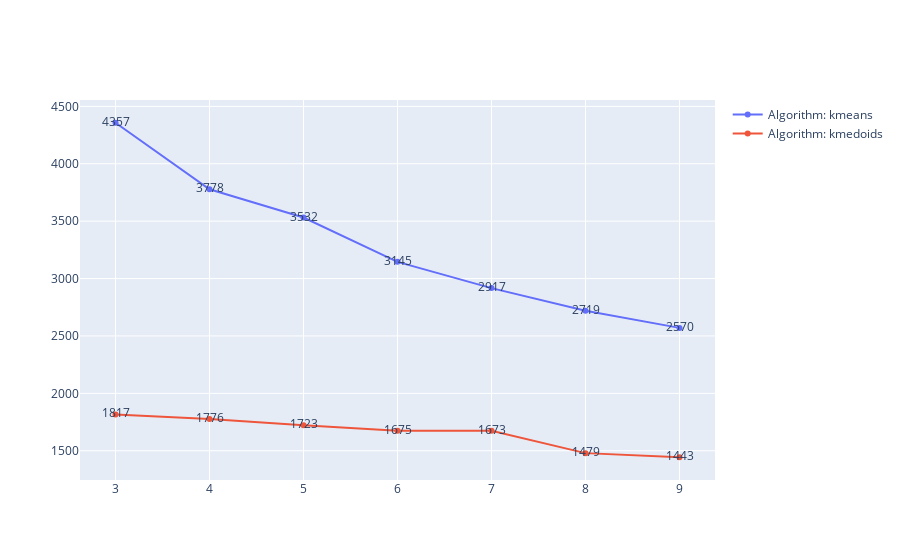

The notebook cell this image was saved under:
### Code cell
compare_algorithms_with_noise_fraction(results_df, noise_fraction=0.01)

### Figure 1 — Plotly figure (JSON) as saved in the notebook; plotly's stock layout.template omitted (floating-point values rounded to 4 significant figures)
{"data": [{"mode": "lines+markers+text", "name": "Algorithm: kmeans", "text": [4357.0, 3778.0, 3532.0, 3145.0, 2917.0, 2719.0, 2570.0], "type": "scatter", "x": [3, 4, 5, 6, 7, 8, 9], "y": [4357.0, 3778.0, 3532.0, 3145.0, 2917.0, 2719.0, 2570.0]}, {"mode": "lines+markers+text", "name": "Algorithm: kmedoids", "text": [1817.0, 1776.0, 1723.0, 1675.0, 1673.0, 1479.0, 1443.0], "type": "scatter", "x": [3, 4, 5, 6, 7, 8, 9], "y": [1817.0, 1776.0, 1723.0, 1675.0, 1673.0, 1479.0, 1443.0]}], "layout": {}}
